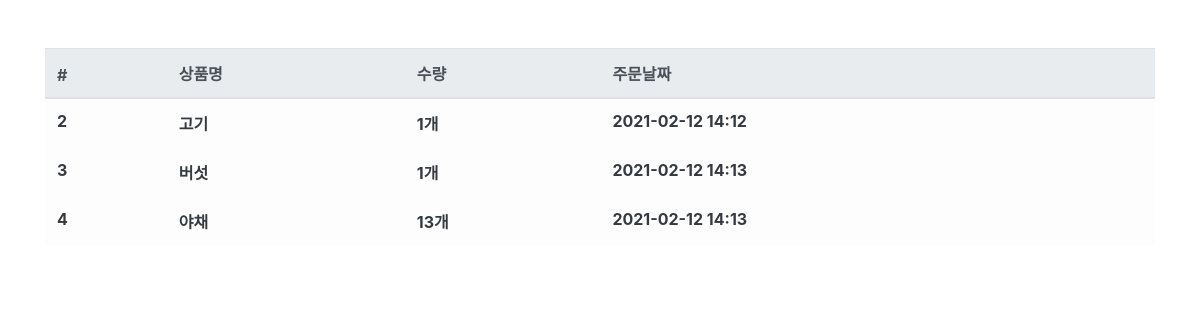
/order/ (signed in), run on an earlier commit of the app's database.
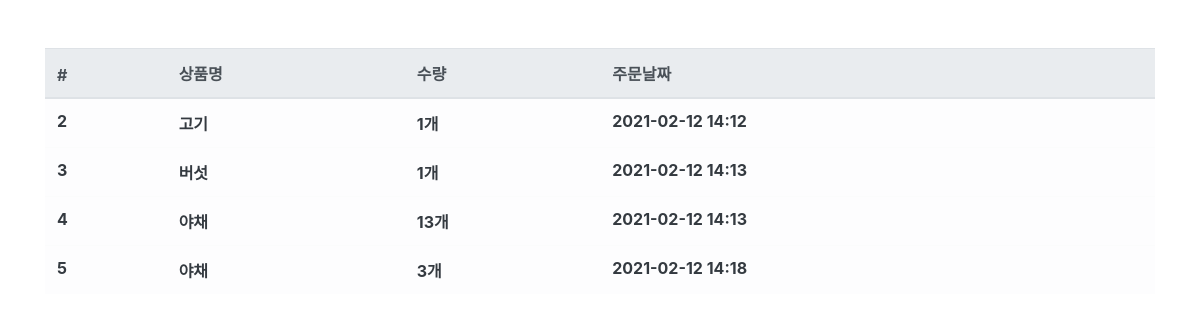
And on a later commit of the database.
### order/models.py (models this page shows, shortened)
class Order(models.Model):
    djuser = models.ForeignKey(
        'djuser.Djuser', on_delete=models.CASCADE, verbose_name="사용자")
    product = models.ForeignKey(
        'product.Product', on_delete=models.CASCADE, verbose_name="상품")
    quantity = models.IntegerField(verbose_name="수량")
    register_date = models.DateTimeField(
        auto_now_add=True, verbose_name="등록날짜")
    class Meta:
        db_table = "order"
        verbose_name = "주문"
        verbose_name_plural = "주문"

### product/models.py (models this page shows)
class Product(models.Model):
    name = models.CharField(max_length=256, verbose_name="상품명")
    price = models.IntegerField(verbose_name="상품가격")
    description = models.TextField(verbose_name="상품설명")
    stuck = models.IntegerField(verbose_name="제고")
    register_date = models.DateTimeField(
        auto_now_add=True, verbose_name="등록날짜")
    def __str__(self):
        return self.name
    class Meta:
        db_table = "product"
        verbose_name = "상품"
        verbose_name_plural = "상품"

### order/views.py (the view)
# urls.py: path('order/', OrderListView.as_view())
@method_decorator(login_required, name='dispatch')
class OrderListView(ListView):
    template_name = 'order.html'
    def get_queryset(self, **kwargs):
        queryset = Order.objects.filter(
            djuser__email=self.request.session.get('user'))
        return queryset

### order/templates/order.html
{% extends 'base.html' %} {% load humanize %} {% block contents %}
<div class="row mt-5">
  <div class="col-12">
    <table class="table table-light">
      <thead class="thead-light">
        <tr>
          <th scope="col">#</th>
          <th scope="col">상품명</th>
          <th scope="col">수량</th>
          <th scope="col">주문날짜</th>
        </tr>
      </thead>
      <tbody class="text-dark">
        {% for order in object_list %}
        <tr>
          <th scope="row">{{order.id}}</th>
          <th>{{order.product}}</th>
          <th>{{order.quantity|intcomma}}개</th>
          <th>{{order.register_date | date:'Y-m-d H:i'}}</th>
        </tr>
        {% endfor %}
      </tbody>
    </table>
  </div>
</div>
{% endblock %}

What changed in the data, as far as the page shows it:
added Order: id "5", product "야채", quantity "3", register_date "2021-02-12 14:18"
